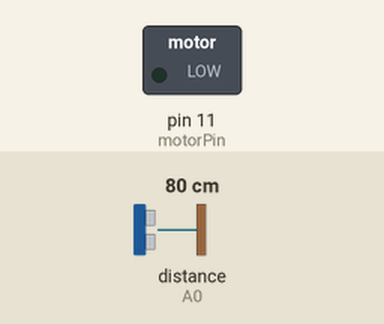
A sketch run on a simulated Arduino Uno, built with avr-gcc and run on an emulated ATmega328P. On the bench: switched loads named in the sketch (green lamp = pin HIGH). Wiring (inferred from the names in the program): ultrasonic range finder: trigger A1; echo A0. The inputs (shaded band) are chosen by the test bench; at power-on: distance to the obstacle (sensor on A0) 80 cm. The echo pulse lasts 58.3 µs per cm; pins used as bus, display or sensor lines are not drawn; what the sketch prints to the serial monitor is not drawn.

Above: at 1.2 s.
1.3 s: distance to the obstacle (sensor on A0) set to 56 cm
2.8 s: distance to the obstacle (sensor on A0) set to 46 cm
At 4.1 s:
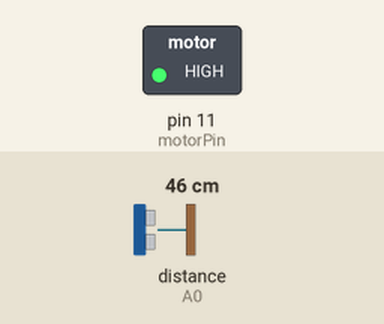
9.3 s: distance to the obstacle (sensor on A0) set to 60 cm
At 10.3 s:
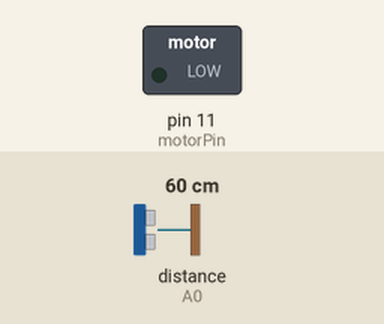
10.8 s: distance to the obstacle (sensor on A0) set to 2 cm
At 11.2 s:
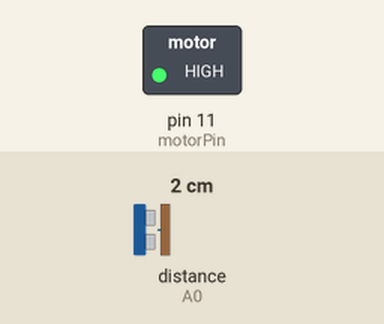
Timing chart, 0 to 13.3 s (numbered marks = the images above; inputs shaded):
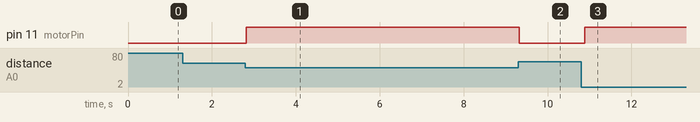

Measured:
- the behaviour switches between 51 and 50 cm on distance to the obstacle (sensor on A0) (found by bisection; images 0 and 1)
- after the input at 1.3 s, every drawn part: stays the same
- after the input at 2.8 s, pin 11 (motorPin): LOW → HIGH at once
- after the input at 9.3 s, pin 11 (motorPin): HIGH → LOW at once
- after the input at 10.8 s, pin 11 (motorPin): LOW → HIGH after 0.08 s

The sketch:

code.ino
```cpp
#include <SoftwareSerial.h>

// Pin definitions
const int trigPin = A1;
const int echoPin = A0;
const int motorPin = 11;
const int voiceRxPin = 8;
const int voiceTxPin = 9;
const int simRxPin = 2;
const int simTxPin = 3;

// Variables
long duration;
int distance;

// SoftwareSerial for GPS and SIM800L
SoftwareSerial voiceSerial(voiceRxPin, voiceTxPin);
SoftwareSerial simSerial(simRxPin, simTxPin);

void setup() {
  // Initialize serial communication
  Serial.begin(9600);
  voiceSerial.begin(9600);
  simSerial.begin(9600);

  // Initialize pins
  pinMode(trigPin, OUTPUT);
  pinMode(echoPin, INPUT);
  pinMode(motorPin, OUTPUT);

  // Welcome message
  Serial.println("System Initialized");
}

void loop() {
  // Measure distance using ultrasonic sensor
  digitalWrite(trigPin, LOW);
  delayMicroseconds(2);
  digitalWrite(trigPin, HIGH);
  delayMicroseconds(10);
  digitalWrite(trigPin, LOW);
  duration = pulseIn(echoPin, HIGH);
  distance = duration * 0.034 / 2;

  // Check for obstacles
  if (distance < 50) {
    digitalWrite(motorPin, HIGH); // Turn on vibration motor
  } else {
    digitalWrite(motorPin, LOW); // Turn off vibration motor
  }

  // Handle voice commands
  if (voiceSerial.available()) {
    String command = voiceSerial.readString();
    handleVoiceCommand(command);
  }

  delay(100);
}

void handleVoiceCommand(String command) {
  if (command.indexOf("left") >= 0) {
    Serial.println("Turning left");
    // Add code to handle left turn
  } else if (command.indexOf("right") >= 0) {
    Serial.println("Turning right");
    // Add code to handle right turn
  } else if (command.indexOf("stop") >= 0) {
    Serial.println("Stopping");
    // Add code to handle stop
  }
}
```
